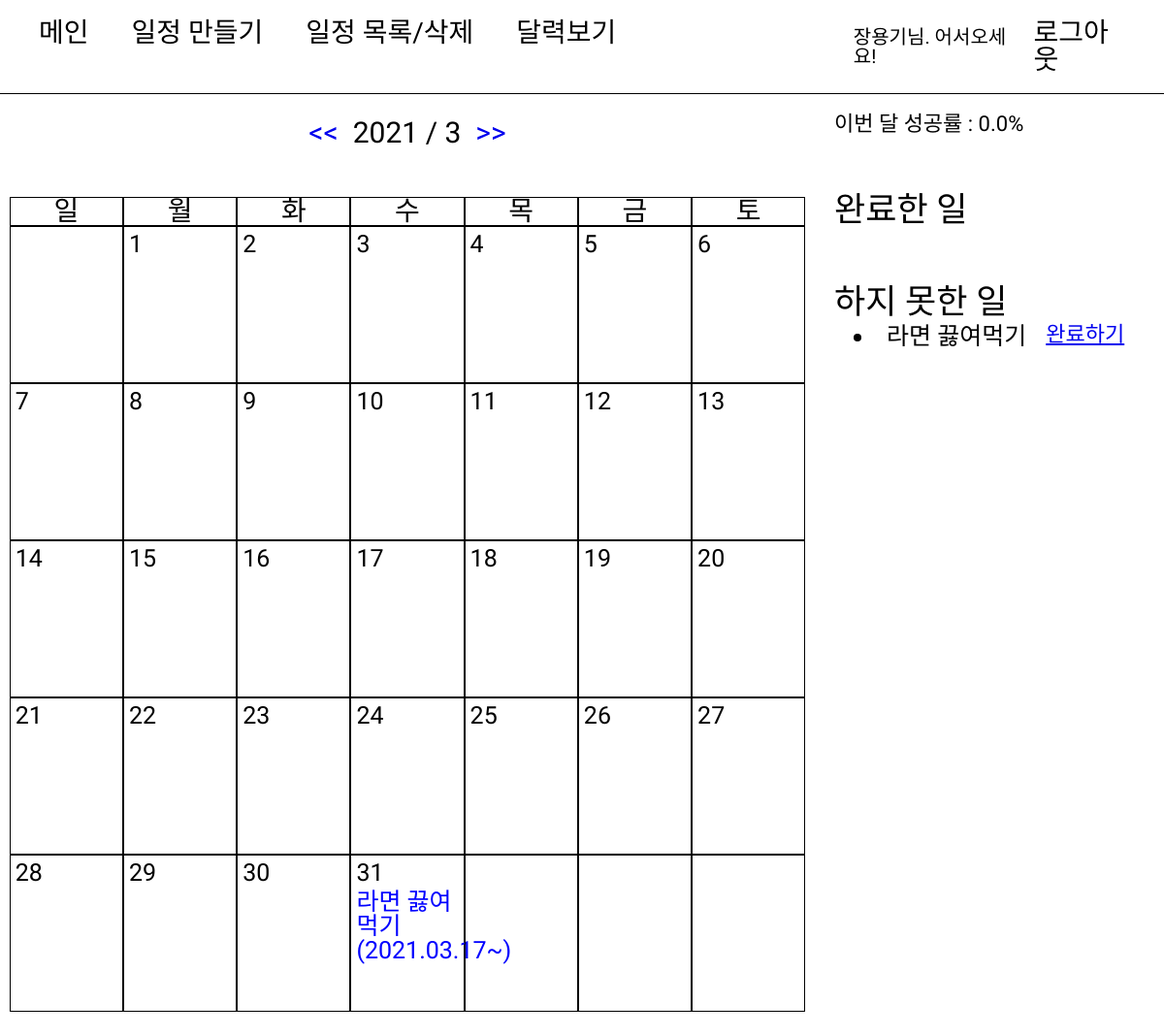
The app's page /2021/3/ (signed in) with its own data.
### accounts/models.py (models this page shows)
class User(AbstractUser):
    age = models.IntegerField(null=True)

### diary/models.py (models this page shows)
class todoModel(models.Model):
    SUCCESS = 'S'
    FAIL = 'F'
    STATUS_CHOICE = [
        (SUCCESS, '성공'),
        (FAIL, '실패')
    ]
    status = models.CharField(max_length=10, choices=STATUS_CHOICE, default=FAIL)
    user = models.ForeignKey(
        'accounts.User', related_name='todo', on_delete=models.CASCADE
        )
    todo = models.CharField(max_length=200)
    start_date = models.DateField()
    end_date = models.DateField()
    created_at = models.DateTimeField(auto_now_add=True)
    class Meta:
        ordering = ['end_date']

### diary/views.py (the view)
# urls.py: path("<int:year>/<int:month>/", views.Detailcalendar, name="Detailcalendar"),
@login_required
def Detailcalendar(request, year, month):
    today = str(date.today())
    cal = today.split("-")
    today_year, today_month, today_day = cal[0], cal[1], cal[2]
    month_days = calendar.monthcalendar(int(year), int(month))
    month_begin = datetime.strptime(f"{year}-{month}-01", "%Y-%m-%d")
    end = calendar.monthrange(year, month)[1]
    month_end = datetime.strptime(f"{year}-{month}-{end}", "%Y-%m-%d")
    todo_list = todoModel.objects.filter(user=request.user)\
                    .filter(end_date__gte=month_begin)\
                    .filter(end_date__lte=month_end)
    success_todo = todoModel.objects.filter(user=request.user)\
                    .filter(end_date__gte=month_begin)\
                    .filter(end_date__lte=month_end)\
                    .filter(status="T")
    try:
        success_rate = round(len(success_todo)/len(todo_list)*100, 1)
    except:
        success_rate = 0
    days = [0,]
    for week_days in month_days:
        for week_day in week_days:
            days.append(week_day)
    days.pop()
    return render(request, "diary/calendar.html", {'days':days,
            'year':year, 'month':month,'today_year':today_year,
            'today_month':today_month, 'today_day':today_day, 'todo_list':todo_list,
            'success_todo':success_todo, 'success_rate':success_rate})

### templates/diary/calendar.html (shortened to what this page needs)
{% extends "Layout.html" %}
{% block contents %}
<div class="header">
    <div class="header-nav">
        <a href="{% url 'diary:main' %}">메인</a>
        <a href="{% url 'diary:todo' %}">일정 만들기</a>
        <a href="{% url 'diary:list' %}">일정 목록/삭제</a>
        <a href="{% url 'diary:Detailcalendar' year month %}">달력보기</a>
    </div>
    <div class="header-user">
        <p>{{request.user.first_name}}님. 어서오세요!</p>
        <a href="{% url 'accounts:logout' %}">로그아웃</a>
    </div>
</div>
<div class="calendar">
    <div class="calendar_detail">
            <div class="calendar-title">
                {% if month|add:'0' > 1 %}
                <a href="{% url 'diary:Detailcalendar' year month|add:'-1' %}"><<</a>
                {% else %}
                <a href="{% url 'diary:Detailcalendar' year|add:'-1' 12 %}"><<</a>
                {% endif %}
            <div style="margin: 0 15px;"> {{year}} / {{month}} </div>
                {% if month|add:'0' < 12 %}
                <a href="{% url 'diary:Detailcalendar' year month|add:'1' %}">>></a>
                {% else %}
                <a href="{% url 'diary:Detailcalendar' year|add:'1' 1 %}">>></a>
                {% endif %}
            </div>
        <div class="calendar-content">
            <div class="days">일</div>
            <div class="days">월</div>
            <div class="days">화</div>
            <div class="days">수</div>
            <div class="days">목</div>
            <div class="days">금</div>
            <div class="days">토</div>
        {% for day in days %}
            {% if day != 0 %}
                <div class="days_day">
                    <p>{{day}}</p>
                    {% for list in todo_list %}
                        {% if day|add:'0' == list.end_date|date:'d'|add:'0' %}
                            <p style="color: blue;">{{list.todo}}({{list.start_date|date:'Y.m.d'}}~)</p>
                        {% endif %}
                    {% endfor %}
                </div>
            {% else %}
                <div class="days_day"></div>
            {% endif %}
        {% endfor %}
        </div>
    </div>
    <div class="todo-info">
        이번 달 성공률 : {{ success_rate }}%
        <div class="todo-info__title">완료한 일</div>
        <div class="todo-info__title">하지 못한 일</div>
        {% for list in todo_list %}
            {% if list.status == 'F' %}
            <div class="todo-info__list">
                <li>{{list.todo}}</li>
                <a href="{% url 'diary:trans_todo' list.pk %}">완료하기</a>
            </div>
            {% endif %}
        {% endfor %}
    </div>
</div>
{% endblock %}

### static/css/Layout.css (style rules this page uses)
html, body, div, span, applet, object, iframe, h1, h2, h3, h4, h5, h6, p, blockquote, pre, a, abbr, acronym, address, big, cite, code, del, dfn, em, img, ins, kbd, q, s, samp, small, strike, strong, sub, sup, tt, var, b, u, i, center, dl, dt, dd, ol, ul, li, fieldset, form, label, legend, table, caption, tbody, tfoot, thead, tr, th, td, article, aside, canvas, details, embed, figure, figcaption, footer, hgroup, menu, nav, output, ruby, section, summary, time, mark, audio, video { margin: 0; padding: 0; border: 0; font-size: 100%; font: inherit; vertical-align: baseline; font-family: 'Nanum Pen Script', cursive; }
body { line-height: 1; }
.header { display: flex; padding: 20px; border-bottom: 1px solid black; }
.header-nav { width: 80%; }
.header a { text-decoration: none; color: black; margin: 0 20px 0 20px; font-size: 28px; }
.header-user { display: flex; align-items: center; }
.header-user p { font-size: 20px; }

### static/css/diary/calendar.css (style rules this page uses)
.calendar { display: flex; justify-content: flex-start; }
.calendar_detail { width: 70%; display: flex; flex-direction: column; align-items: center; justify-content: center; }
.calendar-title { display: flex; width: 98%; justify-content: center; margin: 3%; font-size: 30px; }
.calendar-title a { text-decoration: none; }
.calendar-content { display: flex; flex-wrap: wrap; justify-content: center; width: 98%; margin: 3%; font-size: 20px; }
.days { width: 14%; height: 28px; text-align: center; border: 1px solid black; font-size: 28px; }
.days_day { width: 14%; min-height: 160px; border: 1px solid black; font-size: 25px; }
.days_day p { margin: 5px; }
.todo-info { margin: 20px; font-size: 22px; }
.todo-info__title { margin-top: 60px; font-size: 35px; }
.todo-info__list { display: flex; margin-left: 20px; margin-top: 5px; }
.todo-info__list li { margin-right: 20px; font-size: 25px; }

### records on screen
User: user.first_name "장용기"
todoModel: todo "라면 끓여먹기", start_date "2021.03.17"

### other values on screen
{{ year }} "2021"
{{ month }} "3"
{{ day }} "1" "2" "3" "4" "5" "6" "7" "8" "9" "10" "11" "12" "13" "14" "15" "16" "17" "18" "19" "20" "21" "22" "23" "24" "25" "26" "27" "28" "29" "30" "31"
{{ success_rate }} "0.0"
